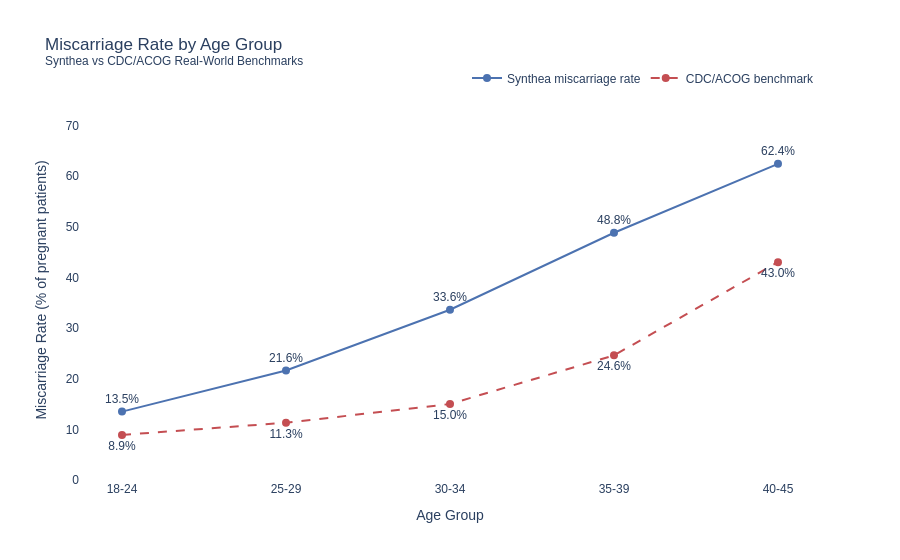

Notebook code cell kept with this figure:
### Markdown cell above
### 6.3 Miscarriage Rate vs CDC/ACOG Benchmarks

Line chart comparing Synthea-generated miscarriage rates against real-world 
benchmarks from CDC and ACOG. While the age-related trend is directionally correct, 
Synthea over-generates pregnancy loss across all age groups.

Sources: ACOG Early Pregnancy Loss (2023); Magnus et al. BMJ (2019).

### Code cell
# ── VIZ 3: Miscarriage Rate by Age Group ──────────────────────────────────
fig3 = go.Figure()

fig3.add_trace(go.Scatter(
    x=miscarriage_rates["age_group"],
    y=miscarriage_rates["rate_of_pregnant"],
    mode="lines+markers+text",
    name="Synthea miscarriage rate",
    line=dict(color="#4C72B0", width=2),
    marker=dict(size=8),
    text=miscarriage_rates["rate_of_pregnant"].astype(str) + "%",
    textposition="top center",
))

# Real-world benchmark ranges by age group (ACOG/CDC)
real_world = {
    "18-24": 8.9,
    "25-29": 11.3,
    "30-34": 15.0,
    "35-39": 24.6,
    "40-45": 43.0,
}

fig3.add_trace(go.Scatter(
    x=list(real_world.keys()),
    y=list(real_world.values()),
    mode="lines+markers+text",
    name="CDC/ACOG benchmark",
    line=dict(color="#C44E52", width=2, dash="dash"),
    marker=dict(size=8),
    text=[f"{v}%" for v in real_world.values()],
    textposition="bottom center",
))

fig3.update_layout(
    title="Miscarriage Rate by Age Group<br><sup>Synthea vs CDC/ACOG Real-World Benchmarks</sup>",
    xaxis_title="Age Group",
    yaxis_title="Miscarriage Rate (% of pregnant patients)",
    yaxis=dict(range=[0, 75]),
    legend=dict(orientation="h", yanchor="bottom", y=1.02, xanchor="right", x=1),
    plot_bgcolor="white",
    font=dict(family="Arial", size=12),
)

fig3.show()

### Figure 1 — Plotly figure (JSON) as saved in the notebook; plotly's stock layout.template omitted (floating-point values rounded to 4 significant figures)
{"data": [{"line": {"color": "#4C72B0", "width": 2}, "marker": {"size": 8}, "mode": "lines+markers+text", "name": "Synthea miscarriage rate", "text": ["13.5%", "21.6%", "33.6%", "48.8%", "62.4%"], "textposition": "top center", "type": "scatter", "x": ["18-24", "25-29", "30-34", "35-39", "40-45"], "y": [13.5, 21.6, 33.6, 48.8, 62.4]}, {"line": {"color": "#C44E52", "dash": "dash", "width": 2}, "marker": {"size": 8}, "mode": "lines+markers+text", "name": "CDC/ACOG benchmark", "text": ["8.9%", "11.3%", "15.0%", "24.6%", "43.0%"], "textposition": "bottom center", "type": "scatter", "x": ["18-24", "25-29", "30-34", "35-39", "40-45"], "y": [8.9, 11.3, 15, 24.6, 43]}], "layout": {"font": {"family": "Arial", "size": 12}, "legend": {"orientation": "h", "x": 1, "xanchor": "right", "y": 1.02, "yanchor": "bottom"}, "plot_bgcolor": "white", "title": {"text": "Miscarriage Rate by Age Group<br><sup>Synthea vs CDC/ACOG Real-World Benchmarks</sup>"}, "xaxis": {"title": {"text": "Age Group"}}, "yaxis": {"range": [0, 75], "title": {"text": "Miscarriage Rate (% of pregnant patients)"}}}}
